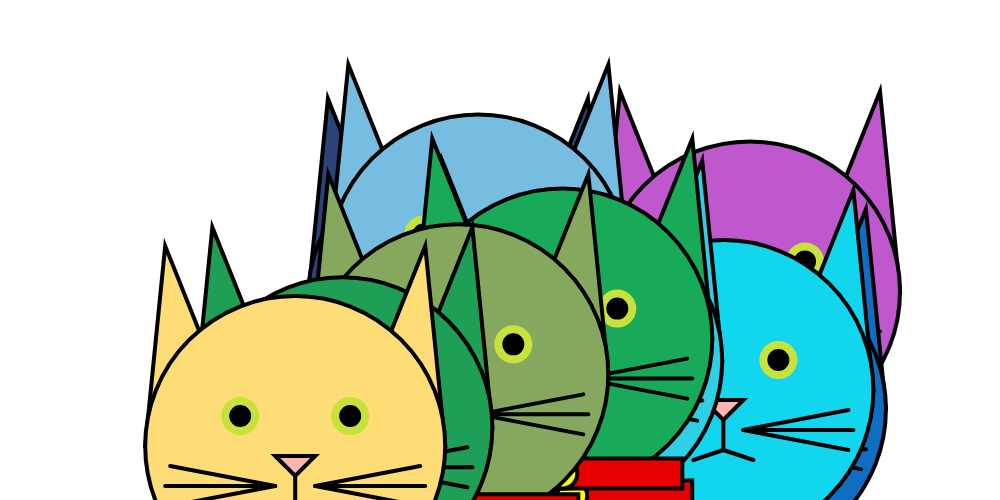
Frame 1 (no input)
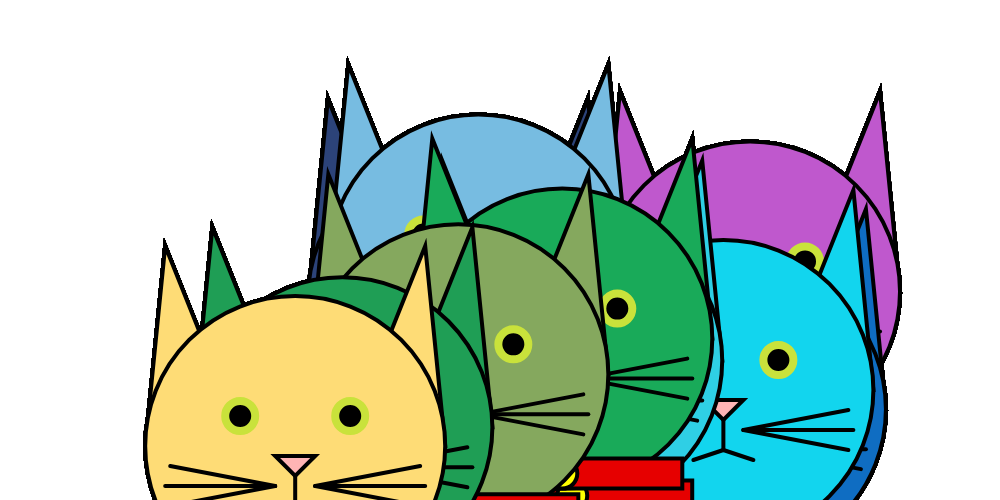
Frame 60 (no input)
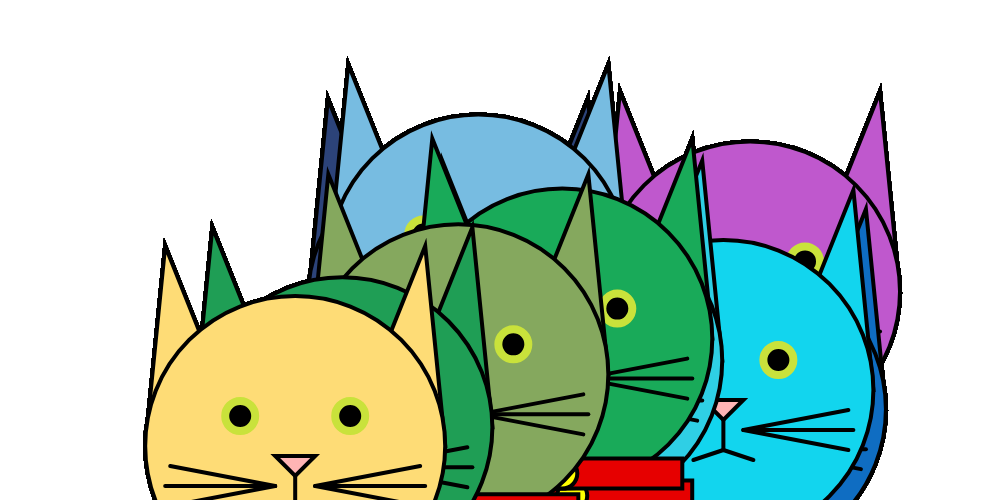
Frame 120 (the mouse pressed at the canvas centre since frame 60)

The p5.js sketch that drew these frames (run headless with seeded random() and noise() and a simulated clock; from frame 60 on, the mouse is pressed at the canvas centre):

// p5.js sketch
// ── sketch.js
function Kitty(xPos,yPos,color)
{
    this.x = xPos;
    this.y = yPos;
    this.color = color;
    this.drawKitty = function()
    {
        stroke(0, 0, 0);
			strokeWeight(4);
			//V1
			//fill(255,255,255);
			fill(color);

			//outline of the cat
			triangle(this.x, this.y + 150, this.x + 20, this.y - 50, this.x + 100, this.y + 150);
			triangle(this.x + 300, this.y + 150, this.x + 280, this.y - 50, this.x + 200, this.y + 150);
			ellipse(this.x + 150, this.y + 150, 300, 300);

			//collar
			fill(230, 0, 0);
			rect(this.x + 30, this.y + 270, 240, 30);
			fill(255, 255, 0);

			// and bell
			fill(255, 255, 0);
			ellipse(this.x + 150, this.y + 285, 30, 30);

			//eyes
			fill(0, 0, 0);
			stroke(201, 226, 59);
			strokeWeight(8);

			ellipse(this.x + 95, this.y + 120, 30, 30);
			ellipse(this.x + 205, this.y + 120, 30, 30);

			//nose
			fill(255, 180, 180);
			stroke(0, 0, 0);
			strokeWeight(4);
			triangle(this.x + 130, this.y + 160, this.x + 170, this.y + 160, this.x + 150, this.y + 180)

			//mouth
			line(this.x + 150, this.y + 180, this.x + 150, this.y + 210);
			line(this.x + 150, this.y + 210, this.x + 120, this.y + 220);
			line(this.x + 150, this.y + 210, this.x + 180, this.y + 220);

			//whiskers
			line(this.x + 130, this.y + 190, this.x + 25, this.y + 170);
			line(this.x + 130, this.y + 190, this.x + 20, this.y + 190);
			line(this.x + 130, this.y + 190, this.x + 25, this.y + 210);

			line(this.x + 170, this.y + 190, this.x + 275, this.y + 170);
			line(this.x + 170, this.y + 190, this.x + 280, this.y + 190);
			line(this.x + 170, this.y + 190, this.x + 275, this.y + 210);
		}
}
var kitties = [];
function setup()
{
	createCanvas(1000, 500);
    //kitty1 = new Kitty(50,50, color(100));
    //kitty2 = new Kitty(500,50, color(255,170,0));
    for(var i = 0; i < 10; i++)
    {
        kitties.push(new Kitty(random(100,width - 200),
                               random(100, height - 200),
                               color(random(0,255),random(0,255), random(0,255))));
    }
}

function draw()
{
	//kitty.drawKitty();
    //kitty1.drawKitty();
    //kitty2.drawKitty();
    for(var i = 0; i < kitties.length; i++)
    {
        kitties[i].drawKitty();
    }
}
